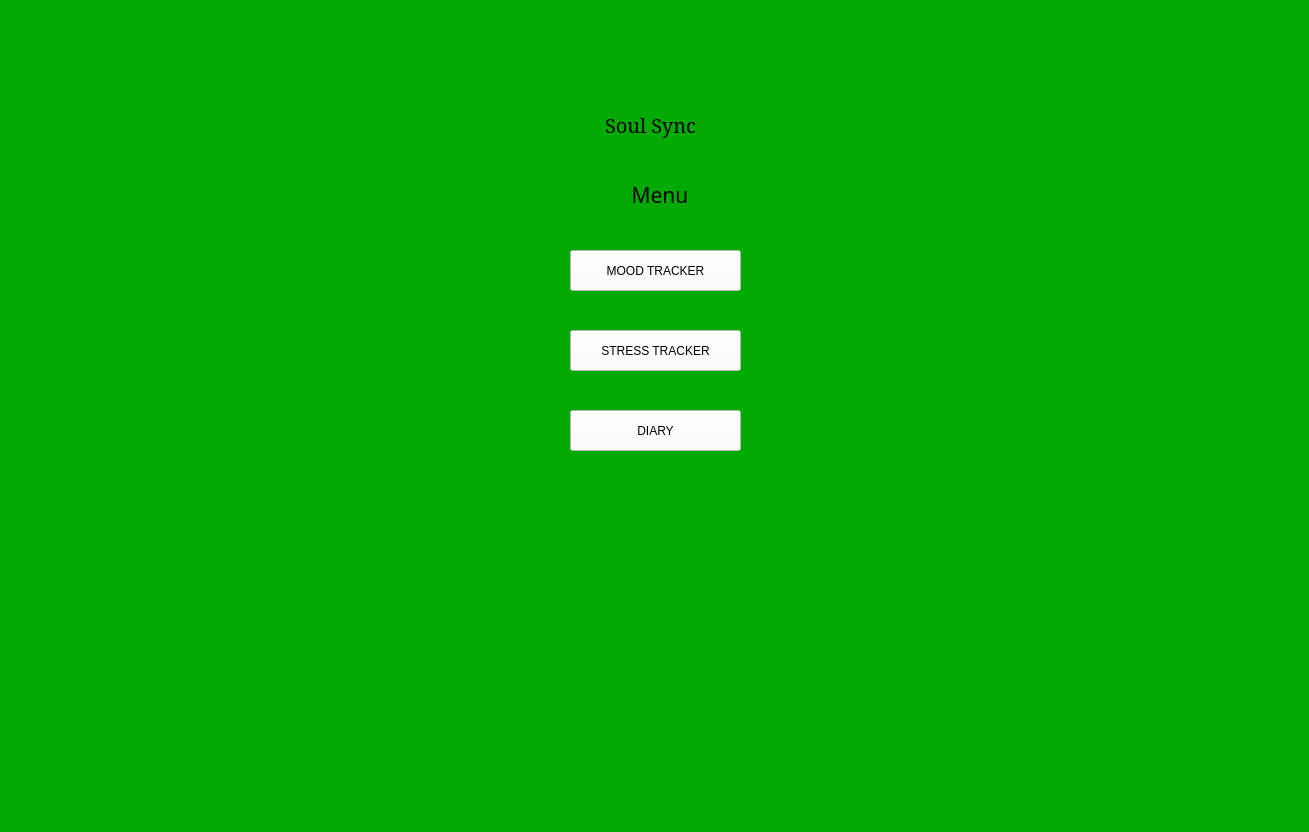
<?xml version="1.0" encoding="UTF-8"?>
<ui version="4.0">
 <class>MainWindow</class>
 <widget class="QMainWindow" name="MainWindow">
  <property name="geometry">
   <rect>
    <x>0</x>
    <y>0</y>
    <width>1309</width>
    <height>832</height>
   </rect>
  </property>
  <property name="windowTitle">
   <string>MainWindow</string>
  </property>
  <property name="styleSheet">
   <string notr="true">background-color: rgb(0, 255, 127);
background-color: rgb(0, 170, 0);</string>
  </property>
  <widget class="QWidget" name="centralwidget">
   <widget class="QPushButton" name="mood_tracker_pushbutton">
    <property name="geometry">
     <rect>
      <x>570</x>
      <y>250</y>
      <width>171</width>
      <height>41</height>
     </rect>
    </property>
    <property name="styleSheet">
     <string notr="true">font: 10pt &quot;Arial&quot;;
background-color: rgb(255, 255, 255);</string>
    </property>
    <property name="text">
     <string>MOOD TRACKER</string>
    </property>
   </widget>
   <widget class="QLabel" name="label_2">
    <property name="geometry">
     <rect>
      <x>595</x>
      <y>0</y>
      <width>111</width>
      <height>101</height>
     </rect>
    </property>
    <property name="text">
     <string/>
    </property>
    <property name="pixmap">
     <pixmap>../../../../Downloads/Soul_Sync_picture.webp</pixmap>
    </property>
    <property name="scaledContents">
     <bool>true</bool>
    </property>
    <property name="alignment">
     <set>Qt::AlignCenter</set>
    </property>
   </widget>
   <widget class="QLabel" name="label_3">
    <property name="geometry">
     <rect>
      <x>570</x>
      <y>110</y>
      <width>161</width>
      <height>30</height>
     </rect>
    </property>
    <property name="font">
     <font>
      <family>MS Serif</family>
      <pointsize>15</pointsize>
     </font>
    </property>
    <property name="text">
     <string>Soul Sync</string>
    </property>
    <property name="alignment">
     <set>Qt::AlignCenter</set>
    </property>
   </widget>
   <widget class="QLabel" name="label_4">
    <property name="geometry">
     <rect>
      <x>560</x>
      <y>170</y>
      <width>200</width>
      <height>50</height>
     </rect>
    </property>
    <property name="font">
     <font>
      <family>Microsoft Uighur</family>
      <pointsize>16</pointsize>
     </font>
    </property>
    <property name="text">
     <string>Menu</string>
    </property>
    <property name="alignment">
     <set>Qt::AlignCenter</set>
    </property>
   </widget>
   <widget class="QPushButton" name="mood_tracker_pushbutton_4">
    <property name="geometry">
     <rect>
      <x>570</x>
      <y>330</y>
      <width>171</width>
      <height>41</height>
     </rect>
    </property>
    <property name="styleSheet">
     <string notr="true">font: 10pt &quot;Arial&quot;;
background-color: rgb(255, 255, 255);</string>
    </property>
    <property name="text">
     <string>STRESS TRACKER</string>
    </property>
   </widget>
   <widget class="QPushButton" name="mood_tracker_pushbutton_5">
    <property name="geometry">
     <rect>
      <x>570</x>
      <y>410</y>
      <width>171</width>
      <height>41</height>
     </rect>
    </property>
    <property name="styleSheet">
     <string notr="true">font: 10pt &quot;Arial&quot;;
background-color: rgb(255, 255, 255);</string>
    </property>
    <property name="text">
     <string>DIARY</string>
    </property>
   </widget>
  </widget>
  <widget class="QMenuBar" name="menubar">
   <property name="geometry">
    <rect>
     <x>0</x>
     <y>0</y>
     <width>1309</width>
     <height>26</height>
    </rect>
   </property>
  </widget>
  <widget class="QStatusBar" name="statusbar"/>
 </widget>
 <resources/>
 <connections/>
</ui>
